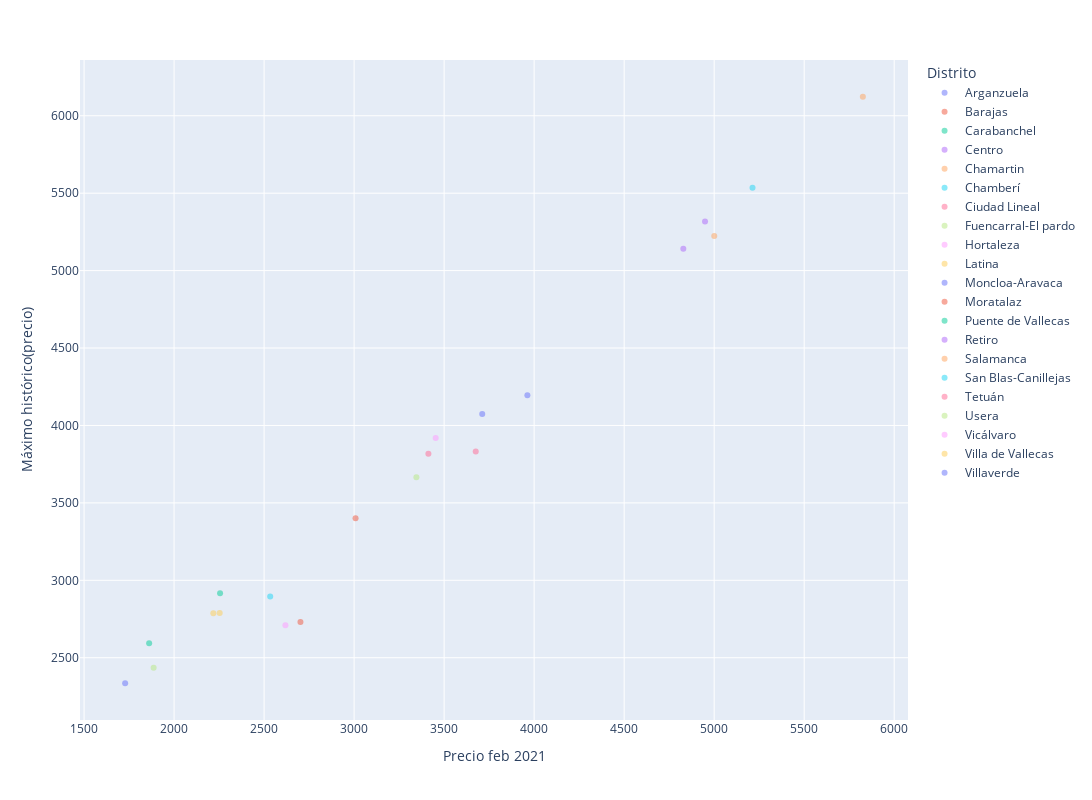

This figure's notebook cell:
### Code cell
fig2.show()

### Figure 1 — Plotly figure (JSON) as saved in the notebook; plotly's stock layout.template omitted (floating-point values rounded to 4 significant figures)
{"data": [{"customdata": [[-0.2291, -0.072, 0.009]], "hovertemplate": "<b>%{hovertext}</b><br><br>Distrito=Arganzuela<br>Precio feb 2021=%{x}<br>Máximo histórico(precio)=%{y}<br>Variación anual=%{customdata[0]}<br>Variación mensual=%{customdata[1]}<br>Variación trimestral=%{customdata[2]}<extra></extra>", "hovertext": ["Arganzuela"], "legendgroup": "Arganzuela", "marker": {"color": "#636efa", "opacity": 0.5, "symbol": "circle"}, "mode": "markers", "name": "Arganzuela", "orientation": "v", "showlegend": true, "type": "scatter", "x": [3962.0], "xaxis": "x", "y": [4196.0], "yaxis": "y"}, {"customdata": [[-6.37, -1.733, -4.62]], "hovertemplate": "<b>%{hovertext}</b><br><br>Distrito=Barajas<br>Precio feb 2021=%{x}<br>Máximo histórico(precio)=%{y}<br>Variación anual=%{customdata[0]}<br>Variación mensual=%{customdata[1]}<br>Variación trimestral=%{customdata[2]}<extra></extra>", "hovertext": ["Barajas"], "legendgroup": "Barajas", "marker": {"color": "#EF553B", "opacity": 0.5, "symbol": "circle"}, "mode": "markers", "name": "Barajas", "orientation": "v", "showlegend": true, "type": "scatter", "x": [3008], "xaxis": "x", "y": [3400], "yaxis": "y"}, {"customdata": [[-2.097, -0.4594, -1.077]], "hovertemplate": "<b>%{hovertext}</b><br><br>Distrito=Carabanchel<br>Precio feb 2021=%{x}<br>Máximo histórico(precio)=%{y}<br>Variación anual=%{customdata[0]}<br>Variación mensual=%{customdata[1]}<br>Variación trimestral=%{customdata[2]}<extra></extra>", "hovertext": ["Carabanchel"], "legendgroup": "Carabanchel", "marker": {"color": "#00cc96", "opacity": 0.5, "symbol": "circle"}, "mode": "markers", "name": "Carabanchel", "orientation": "v", "showlegend": true, "type": "scatter", "x": [2255.0], "xaxis": "x", "y": [2917.0], "yaxis": "y"}, {"customdata": [[-3.169, -0.3671, -1.052]], "hovertemplate": "<b>%{hovertext}</b><br><br>Distrito=Centro<br>Precio feb 2021=%{x}<br>Máximo histórico(precio)=%{y}<br>Variación anual=%{customdata[0]}<br>Variación mensual=%{customdata[1]}<br>Variación trimestral=%{customdata[2]}<extra></extra>", "hovertext": ["Centro"], "legendgroup": "Centro", "marker": {"color": "#ab63fa", "opacity": 0.5, "symbol": "circle"}, "mode": "markers", "name": "Centro", "orientation": "v", "showlegend": true, "type": "scatter", "x": [4949.0], "xaxis": "x", "y": [5318.0], "yaxis": "y"}, {"customdata": [[-0.5484, -0.07814, -0.1483]], "hovertemplate": "<b>%{hovertext}</b><br><br>Distrito=Chamartin<br>Precio feb 2021=%{x}<br>Máximo histórico(precio)=%{y}<br>Variación anual=%{customdata[0]}<br>Variación mensual=%{customdata[1]}<br>Variación trimestral=%{customdata[2]}<extra></extra>", "hovertext": ["Chamartin"], "legendgroup": "Chamartin", "marker": {"color": "#FFA15A", "opacity": 0.5, "symbol": "circle"}, "mode": "markers", "name": "Chamartin", "orientation": "v", "showlegend": true, "type": "scatter", "x": [5000.0], "xaxis": "x", "y": [5224.0], "yaxis": "y"}, {"customdata": [[-2.444, -0.7256, -1.753]], "hovertemplate": "<b>%{hovertext}</b><br><br>Distrito=Chamberí<br>Precio feb 2021=%{x}<br>Máximo histórico(precio)=%{y}<br>Variación anual=%{customdata[0]}<br>Variación mensual=%{customdata[1]}<br>Variación trimestral=%{customdata[2]}<extra></extra>", "hovertext": ["Chamberí"], "legendgroup": "Chamberí", "marker": {"color": "#19d3f3", "opacity": 0.5, "symbol": "circle"}, "mode": "markers", "name": "Chamberí", "orientation": "v", "showlegend": true, "type": "scatter", "x": [5213], "xaxis": "x", "y": [5535.0], "yaxis": "y"}, {"customdata": [[-2.88, -0.1124, -0.2486]], "hovertemplate": "<b>%{hovertext}</b><br><br>Distrito=Ciudad Lineal<br>Precio feb 2021=%{x}<br>Máximo histórico(precio)=%{y}<br>Variación anual=%{customdata[0]}<br>Variación mensual=%{customdata[1]}<br>Variación trimestral=%{customdata[2]}<extra></extra>", "hovertext": ["Ciudad Lineal"], "legendgroup": "Ciudad Lineal", "marker": {"color": "#FF6692", "opacity": 0.5, "symbol": "circle"}, "mode": "markers", "name": "Ciudad Lineal", "orientation": "v", "showlegend": true, "type": "scatter", "x": [3413.0], "xaxis": "x", "y": [3817.0], "yaxis": "y"}, {"customdata": [[-2.178, -0.7063, -1.158]], "hovertemplate": "<b>%{hovertext}</b><br><br>Distrito=Fuencarral-El pardo<br>Precio feb 2021=%{x}<br>Máximo histórico(precio)=%{y}<br>Variación anual=%{customdata[0]}<br>Variación mensual=%{customdata[1]}<br>Variación trimestral=%{customdata[2]}<extra></extra>", "hovertext": ["Fuencarral-El pardo"], "legendgroup": "Fuencarral-El pardo", "marker": {"color": "#B6E880", "opacity": 0.5, "symbol": "circle"}, "mode": "markers", "name": "Fuencarral-El pardo", "orientation": "v", "showlegend": true, "type": "scatter", "x": [3346], "xaxis": "x", "y": [3665], "yaxis": "y"}, {"customdata": [[-1.41, -0.3828, -0.798]], "hovertemplate": "<b>%{hovertext}</b><br><br>Distrito=Hortaleza<br>Precio feb 2021=%{x}<br>Máximo histórico(precio)=%{y}<br>Variación anual=%{customdata[0]}<br>Variación mensual=%{customdata[1]}<br>Variación trimestral=%{customdata[2]}<extra></extra>", "hovertext": ["Hortaleza"], "legendgroup": "Hortaleza", "marker": {"color": "#FF97FF", "opacity": 0.5, "symbol": "circle"}, "mode": "markers", "name": "Hortaleza", "orientation": "v", "showlegend": true, "type": "scatter", "x": [3453.0], "xaxis": "x", "y": [3918.0], "yaxis": "y"}, {"customdata": [[-5.399, -1.012, -1.174]], "hovertemplate": "<b>%{hovertext}</b><br><br>Distrito=Latina<br>Precio feb 2021=%{x}<br>Máximo histórico(precio)=%{y}<br>Variación anual=%{customdata[0]}<br>Variación mensual=%{customdata[1]}<br>Variación trimestral=%{customdata[2]}<extra></extra>", "hovertext": ["Latina"], "legendgroup": "Latina", "marker": {"color": "#FECB52", "opacity": 0.5, "symbol": "circle"}, "mode": "markers", "name": "Latina", "orientation": "v", "showlegend": true, "type": "scatter", "x": [2218], "xaxis": "x", "y": [2787.0], "yaxis": "y"}, {"customdata": [[-1.829, -0.1648, -0.4698]], "hovertemplate": "<b>%{hovertext}</b><br><br>Distrito=Moncloa-Aravaca<br>Precio feb 2021=%{x}<br>Máximo histórico(precio)=%{y}<br>Variación anual=%{customdata[0]}<br>Variación mensual=%{customdata[1]}<br>Variación trimestral=%{customdata[2]}<extra></extra>", "hovertext": ["Moncloa-Aravaca"], "legendgroup": "Moncloa-Aravaca", "marker": {"color": "#636efa", "opacity": 0.5, "symbol": "circle"}, "mode": "markers", "name": "Moncloa-Aravaca", "orientation": "v", "showlegend": true, "type": "scatter", "x": [3712.0], "xaxis": "x", "y": [4075.0], "yaxis": "y"}, {"customdata": [[-0.2203, -0.2597, -0.09367]], "hovertemplate": "<b>%{hovertext}</b><br><br>Distrito=Moratalaz<br>Precio feb 2021=%{x}<br>Máximo histórico(precio)=%{y}<br>Variación anual=%{customdata[0]}<br>Variación mensual=%{customdata[1]}<br>Variación trimestral=%{customdata[2]}<extra></extra>", "hovertext": ["Moratalaz"], "legendgroup": "Moratalaz", "marker": {"color": "#EF553B", "opacity": 0.5, "symbol": "circle"}, "mode": "markers", "name": "Moratalaz", "orientation": "v", "showlegend": true, "type": "scatter", "x": [2702], "xaxis": "x", "y": [2730.0], "yaxis": "y"}, {"customdata": [[-2.717, -0.1565, -0.01833]], "hovertemplate": "<b>%{hovertext}</b><br><br>Distrito=Puente de Vallecas<br>Precio feb 2021=%{x}<br>Máximo histórico(precio)=%{y}<br>Variación anual=%{customdata[0]}<br>Variación mensual=%{customdata[1]}<br>Variación trimestral=%{customdata[2]}<extra></extra>", "hovertext": ["Puente de Vallecas"], "legendgroup": "Puente de Vallecas", "marker": {"color": "#00cc96", "opacity": 0.5, "symbol": "circle"}, "mode": "markers", "name": "Puente de Vallecas", "orientation": "v", "showlegend": true, "type": "scatter", "x": [1862.0], "xaxis": "x", "y": [2594.0], "yaxis": "y"}, {"customdata": [[-1.853, -0.05071, -0.3441]], "hovertemplate": "<b>%{hovertext}</b><br><br>Distrito=Retiro<br>Precio feb 2021=%{x}<br>Máximo histórico(precio)=%{y}<br>Variación anual=%{customdata[0]}<br>Variación mensual=%{customdata[1]}<br>Variación trimestral=%{customdata[2]}<extra></extra>", "hovertext": ["Retiro"], "legendgroup": "Retiro", "marker": {"color": "#ab63fa", "opacity": 0.5, "symbol": "circle"}, "mode": "markers", "name": "Retiro", "orientation": "v", "showlegend": true, "type": "scatter", "x": [4829.0], "xaxis": "x", "y": [5141.0], "yaxis": "y"}, {"customdata": [[-2.637, -0.538, -1.352]], "hovertemplate": "<b>%{hovertext}</b><br><br>Distrito=Salamanca<br>Precio feb 2021=%{x}<br>Máximo histórico(precio)=%{y}<br>Variación anual=%{customdata[0]}<br>Variación mensual=%{customdata[1]}<br>Variación trimestral=%{customdata[2]}<extra></extra>", "hovertext": ["Salamanca"], "legendgroup": "Salamanca", "marker": {"color": "#FFA15A", "opacity": 0.5, "symbol": "circle"}, "mode": "markers", "name": "Salamanca", "orientation": "v", "showlegend": true, "type": "scatter", "x": [5826.0], "xaxis": "x", "y": [6123.0], "yaxis": "y"}, {"customdata": [[-2.023, -0.3098, -1.851]], "hovertemplate": "<b>%{hovertext}</b><br><br>Distrito=San Blas-Canillejas<br>Precio feb 2021=%{x}<br>Máximo histórico(precio)=%{y}<br>Variación anual=%{customdata[0]}<br>Variación mensual=%{customdata[1]}<br>Variación trimestral=%{customdata[2]}<extra></extra>", "hovertext": ["San Blas-Canillejas"], "legendgroup": "San Blas-Canillejas", "marker": {"color": "#19d3f3", "opacity": 0.5, "symbol": "circle"}, "mode": "markers", "name": "San Blas-Canillejas", "orientation": "v", "showlegend": true, "type": "scatter", "x": [2534.0], "xaxis": "x", "y": [2895.0], "yaxis": "y"}, {"customdata": [[-0.742, -0.3674, -0.6051]], "hovertemplate": "<b>%{hovertext}</b><br><br>Distrito=Tetuán<br>Precio feb 2021=%{x}<br>Máximo histórico(precio)=%{y}<br>Variación anual=%{customdata[0]}<br>Variación mensual=%{customdata[1]}<br>Variación trimestral=%{customdata[2]}<extra></extra>", "hovertext": ["Tetuán"], "legendgroup": "Tetuán", "marker": {"color": "#FF6692", "opacity": 0.5, "symbol": "circle"}, "mode": "markers", "name": "Tetuán", "orientation": "v", "showlegend": true, "type": "scatter", "x": [3676.0], "xaxis": "x", "y": [3831.0], "yaxis": "y"}, {"customdata": [[-6.695, -1.438, -1.173]], "hovertemplate": "<b>%{hovertext}</b><br><br>Distrito=Usera<br>Precio feb 2021=%{x}<br>Máximo histórico(precio)=%{y}<br>Variación anual=%{customdata[0]}<br>Variación mensual=%{customdata[1]}<br>Variación trimestral=%{customdata[2]}<extra></extra>", "hovertext": ["Usera"], "legendgroup": "Usera", "marker": {"color": "#B6E880", "opacity": 0.5, "symbol": "circle"}, "mode": "markers", "name": "Usera", "orientation": "v", "showlegend": true, "type": "scatter", "x": [1886.0], "xaxis": "x", "y": [2435.0], "yaxis": "y"}, {"customdata": [[-0.803, -0.495, 0.00925]], "hovertemplate": "<b>%{hovertext}</b><br><br>Distrito=Vicálvaro<br>Precio feb 2021=%{x}<br>Máximo histórico(precio)=%{y}<br>Variación anual=%{customdata[0]}<br>Variación mensual=%{customdata[1]}<br>Variación trimestral=%{customdata[2]}<extra></extra>", "hovertext": ["Vicálvaro"], "legendgroup": "Vicálvaro", "marker": {"color": "#FF97FF", "opacity": 0.5, "symbol": "circle"}, "mode": "markers", "name": "Vicálvaro", "orientation": "v", "showlegend": true, "type": "scatter", "x": [2618.0], "xaxis": "x", "y": [2710.0], "yaxis": "y"}, {"customdata": [[-2.991, -0.5, -1.457]], "hovertemplate": "<b>%{hovertext}</b><br><br>Distrito=Villa de Vallecas<br>Precio feb 2021=%{x}<br>Máximo histórico(precio)=%{y}<br>Variación anual=%{customdata[0]}<br>Variación mensual=%{customdata[1]}<br>Variación trimestral=%{customdata[2]}<extra></extra>", "hovertext": ["Villa de Vallecas"], "legendgroup": "Villa de Vallecas", "marker": {"color": "#FECB52", "opacity": 0.5, "symbol": "circle"}, "mode": "markers", "name": "Villa de Vallecas", "orientation": "v", "showlegend": true, "type": "scatter", "x": [2253.0], "xaxis": "x", "y": [2789.0], "yaxis": "y"}, {"customdata": [[-2.837, -0.2342, -1.094]], "hovertemplate": "<b>%{hovertext}</b><br><br>Distrito=Villaverde<br>Precio feb 2021=%{x}<br>Máximo histórico(precio)=%{y}<br>Variación anual=%{customdata[0]}<br>Variación mensual=%{customdata[1]}<br>Variación trimestral=%{customdata[2]}<extra></extra>", "hovertext": ["Villaverde"], "legendgroup": "Villaverde", "marker": {"color": "#636efa", "opacity": 0.5, "symbol": "circle"}, "mode": "markers", "name": "Villaverde", "orientation": "v", "showlegend": true, "type": "scatter", "x": [1728.0], "xaxis": "x", "y": [2335.0], "yaxis": "y"}], "layout": {"height": 800, "legend": {"title": {"text": "Distrito"}, "tracegroupgap": 0}, "margin": {"t": 60}, "width": 1200, "xaxis": {"anchor": "y", "domain": [0, 1], "title": {"text": "Precio feb 2021"}}, "yaxis": {"anchor": "x", "domain": [0, 1], "title": {"text": "Máximo histórico(precio)"}}}}
